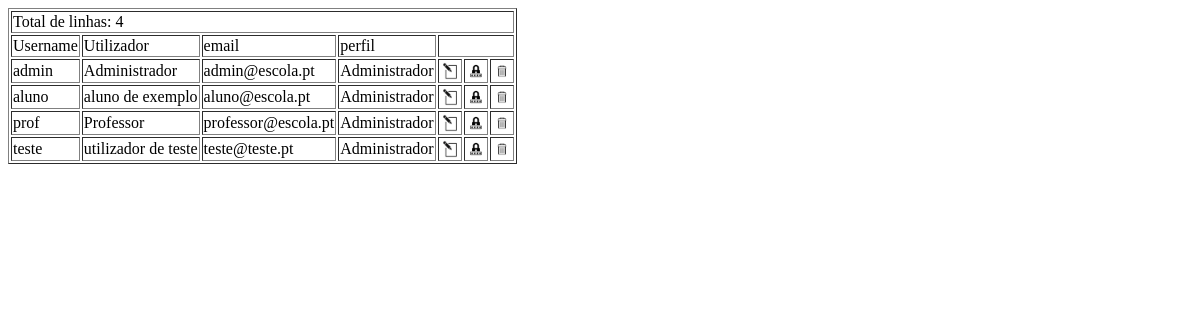
The app's page /app/userList.php with its own data.
### tables this page shows
CREATE TABLE IF NOT EXISTS `utilizadores` (
  `username` varchar(30) NOT NULL,
  `password` varchar(255) NOT NULL,
  `user` varchar(50) NOT NULL,
  `email` varchar(64) DEFAULT NULL,
  PRIMARY KEY (`username`),
  UNIQUE KEY `AK_email` (`email`),
  KEY `user` (`user`)
);

CREATE TABLE IF NOT EXISTS `profile` (
	 code			    CHAR(3) 	    NOT NULL 
	,designation	VARCHAR(20)	  NOT NULL 
	,level			  int DEFAULT 1	NULL
	,PRIMARY KEY (code)
);

### app/userList.php (the view, shortened to what this page needs)
<html>
	<head>
		<link rel="stylesheet" href="style/style.css" type="text/css">
	</head>
	<body>
		<?php
		$host = 'php_crud-mysql-1';
		$db   = 'php_crud';
		$user = 'root';
		$pass = 'my5@fEp@s5';
		$charset = 'utf8mb4';
		$dsn = "mysql:host=$host;dbname=$db;charset=$charset";
		$options = [
			PDO::ATTR_ERRMODE            => PDO::ERRMODE_EXCEPTION,
			PDO::ATTR_DEFAULT_FETCH_MODE => PDO::FETCH_ASSOC,
		];
		try {
			$pdo = new PDO($dsn, $user, $pass, $options);
			$sql_query = 'SELECT u.username,u.user,u.email, p.designation  FROM utilizadores u JOIN profile p on u.profile = p.code ORDER BY u.user;';
			$stmt = $pdo->query($sql_query);
			echo "<table border='1'>";
			echo '<tr>';
			echo '<td colspan="7">';
			echo 'Total de linhas: ' . $stmt->rowCount();
			echo '</td>';
			echo '<tr >';
			echo '<td> Username </td>';
			echo '<td> Utilizador </td>';
			echo '<td> email </td>';
			echo '<td> perfil </td>';
			echo '<td colspan="3"> &nbsp; </td>';
			echo '</tr >';
			while ($row = $stmt->fetch()) {
				echo '<tr>';
				echo '<td>' . $row['username'] . '</td>';
				echo '<td>' . $row['user'] . '</td>';
				echo '<td>' . $row['email'] . '</td>';
				echo '<td>' . $row['designation'] . '</td>';
				echo '<td>
						<form method="post" action="userEdit.php" style="display:inline;">
							<input type="hidden" name="username" value="'.htmlspecialchars($row['username'], ENT_QUOTES, 'UTF-8').'">
							<button type="submit" name="action" value="edit" style="border:0;background:transparent;padding:0;cursor:pointer;">
							<img width="20" src="images/edit.webp" alt="Editar">
							</button>
						</form>
						</td>';
				echo '<td>
						<form method="post" action="userPass.php" style="display:inline;" onsubmit="return confirm(\'Alterar a password de '.htmlspecialchars($row['user'], ENT_QUOTES, 'UTF-8').'?\');">
							<input type="hidden" name="username" value="'.htmlspecialchars($row['username'], ENT_QUOTES, 'UTF-8').'">
							<button type="submit" name="action" value="pass" style="border:0;background:transparent;padding:0;cursor:pointer;">
							<img width="20" src="images/password.webp" alt="Alterar Password">
							</button>
						</form>
						</td>';
				echo '<td>
						<form method="post" action="userDel.php" style="display:inline;" onsubmit="return confirm(\'Eliminar utilizador '.htmlspecialchars($row['user'], ENT_QUOTES, 'UTF-8').'? \');">
							<input type="hidden" name="username" value="'.htmlspecialchars($row['username'], ENT_QUOTES, 'UTF-8').'">
							<button type="submit" name="action" value="delete" style="border:0;background:transparent;padding:0;cursor:pointer;">
							<img width="20" src="images/delete.webp" alt="Eliminar">
							</button>
						</form>
						</td>';
				echo '</tr>';
			}
			echo '</table>';
		} catch (PDOException $e) {
			echo "Erro: " . $e->getMessage();
		}
	?>
	</body>
</html>

### records on screen
utilizadores: username "admin", user "Administrador", email "admin@escola.pt", profile.designation "Administrador"
utilizadores: username "aluno", user "aluno de exemplo", email "aluno@escola.pt", profile.designation "Administrador"
utilizadores: username "prof", user "Professor", email "professor@escola.pt", profile.designation "Administrador"
utilizadores: username "teste", user "utilizador de teste", email "teste@teste.pt", profile.designation "Administrador"

### other values on screen
$stmt->rowCount() "4"
